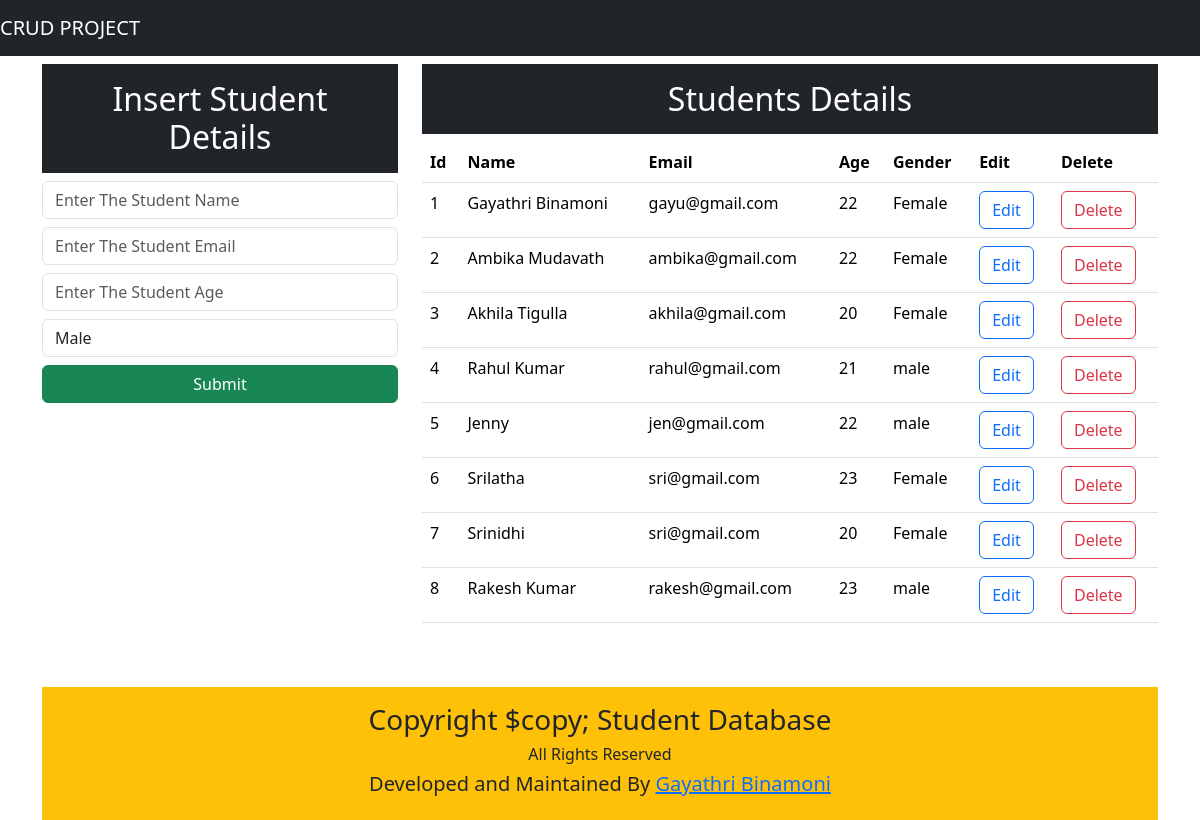
The app's page / (signed in) with its own data.
### app/models.py (models this page shows)
class Student(models.Model):
    name=models.CharField(max_length=50)
    email=models.CharField(max_length=50)
    age=models.CharField(max_length=50)
    gender=models.CharField(max_length=50)

### app/views.py (the view)
# urls.py: path('',views.index),
@login_required
def index(request):
    data=Student.objects.all()
    return render(request,"app/index.html",{'data':data})

### app/templates/app/index.html (shortened to what this page needs)
<!DOCTYPE html>
<html lang="en">
<head>
    <link href="https://cdn.jsdelivr.net/npm/bootstrap@5.3.6/dist/css/bootstrap.min.css" rel="stylesheet">
</head>
<body>
    <nav class="navbar navbar-expand-lg navbar-dark bg-dark ">
        <a class="navbar-brand" href="#">CRUD PROJECT</a>
    </nav>
    <div class="container mt-2">
        <div class="row">
            <div class="col-md-4">
                <h2 class="text-white bg-dark text-center p-3">Insert Student Details</h2>
                <form action="/insert/{{d.id}}" method="post">{% csrf_token %}
                    <div class="form-group">
                        <input type="text" class="form-control" placeholder="Enter The Student Name" name="name" required>
                    </div>
                    <div class="form-group">
                        <input type="email" class="form-control mt-2" placeholder="Enter The Student Email" name="email" required>
                    </div>
                     <div class="form-group">
                        <input type="number" class="form-control mt-2" placeholder="Enter The Student Age" name="age" required>
                    </div>
                     <div class="form-group">
                       <select name="gender" class="form-control mt-2">
                        <option value="male">Male</option>
                     </select>
                    </div>
                    <div class="mt-2">
                        <button class="btn btn-success w-100">Submit</button>
                    </div>
                </form>
            </div>
            <div class="col-md-8 ">
                <h2 class="text-center bg-dark text-white p-3">Students Details</h2>
                <table class="table">
                    <thead>
                        <tr>
                            <th>Id</th>
                            <th>Name</th>
                            <th>Email</th>
                            <th>Age</th>
                            <th>Gender</th>
                            <th>Edit</th>
                            <th>Delete</th>
                        </tr>
                    </thead>
                    <tbody>
                        {% for d in data  %}
                        <tr>
                       <td>{{forloop.counter}} </td>
                       <td>{{d.name}} </td>
                       <td>{{d.email}} </td>
                       <td>{{d.age}} </td>
                       <td>{{d.gender}} </td>
                       <td><a href="/update/{{d.id}}" button class="btn btn-outline-primary">Edit</a></button></td>
                       <td><a href="/delete/{{d.id}}" button class="btn btn-outline-danger" >Delete</a></button></td>
                        </tr>
                        {% endfor %}
                    </tbody>
                </table>
            </div>
        </div>
    </div>
    <div class="container">
<footer class="text-center mt-5 bg-warning p-3">
    <div class="row ">
        <div class="col">
            <h3>Copyright $copy; Student Database</h3>
            <h6>All Rights Reserved</h6>
            <h5>Developed and Maintained By <a href="https://github.com/BinamoniGayathri"> Gayathri Binamoni</a></h5>
        </div>
    </div>
</footer>
</div>
</body>
</html>

### records on screen
Student: name "Gayathri Binamoni", email "gayu@gmail.com", age "22", gender "Female"
Student: name "Ambika Mudavath", email "ambika@gmail.com", age "22", gender "Female"
Student: name "Akhila Tigulla", email "akhila@gmail.com", age "20", gender "Female"
Student: name "Rahul Kumar", email "rahul@gmail.com", age "21", gender "male"
Student: name "Jenny", email "jen@gmail.com", age "22", gender "male"
Student: name "Srilatha", email "sri@gmail.com", age "23", gender "Female"
Student: name "Srinidhi", email "sri@gmail.com", age "20", gender "Female"
Student: name "Rakesh Kumar", email "rakesh@gmail.com", age "23", gender "male"
